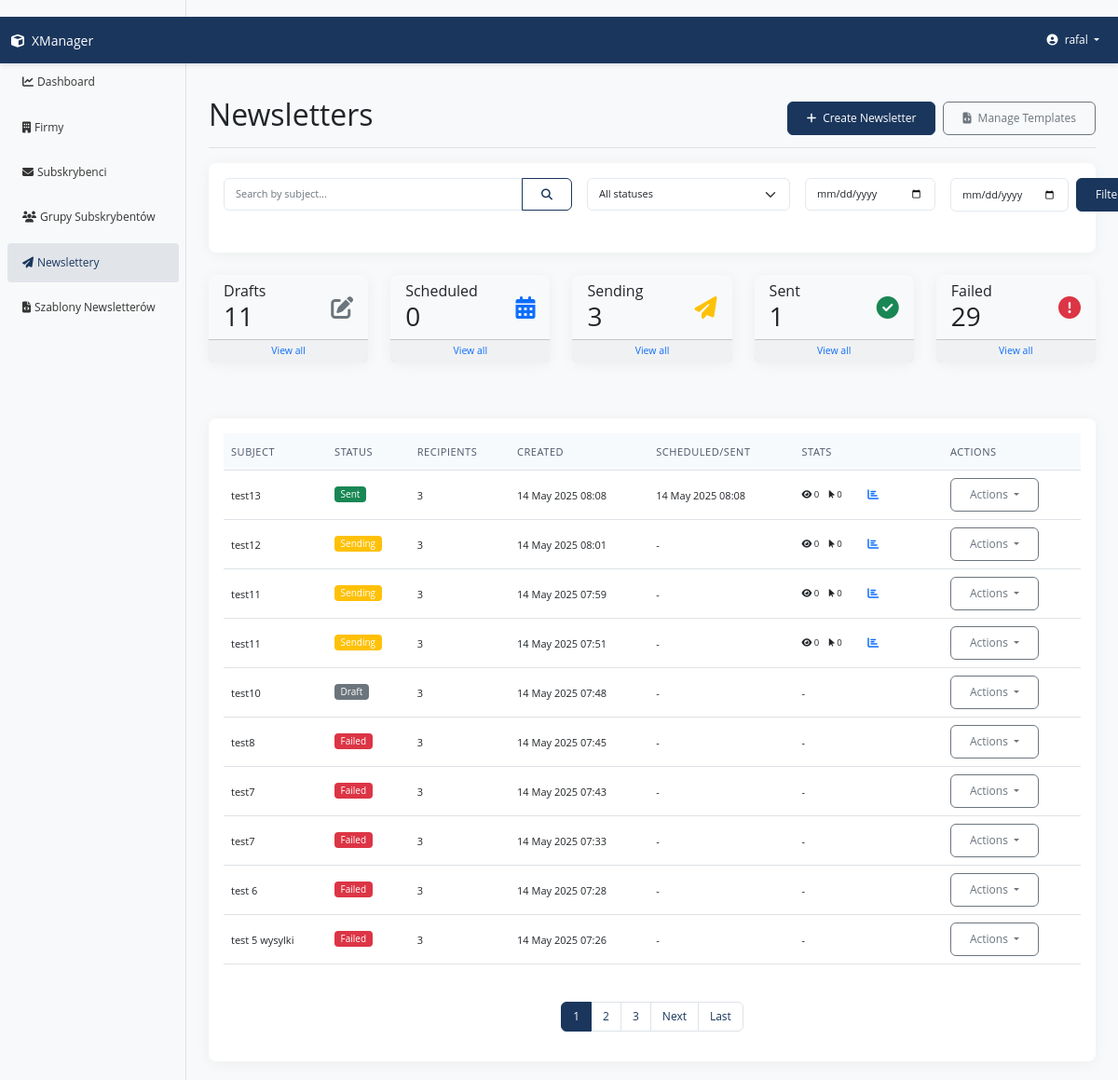
The page /newsletter/ (signed in) on the database its author committed.
### apps/newsletter/models.py (models this page shows, shortened)
class Newsletter(CoreModel):
    STATUS_CHOICES = (
        ('draft', 'Draft'),
        ('scheduled', 'Scheduled'),
        ('sending', 'Sending'),
        ('sent', 'Sent'),
        ('failed', 'Failed'),
    )
    subject = models.CharField(max_length=255, verbose_name="Subject")
    slug = models.SlugField(max_length=255, unique=True,
                            blank=True, verbose_name="Slug")
    content = models.TextField(verbose_name="Content")
    template = models.ForeignKey(
        NewsletterTemplate,
        on_delete=models.SET_NULL,
        null=True,
        blank=True,
        related_name="newsletters",
        verbose_name="Template"
    )
    status = models.CharField(
        max_length=20,
        choices=STATUS_CHOICES,
        default='draft',
        verbose_name="Status"
    )
    scheduled_date = models.DateTimeField(
        null=True,
        blank=True,
        verbose_name="Scheduled date"
    )
    sent_date = models.DateTimeField(
        null=True,
        blank=True,
        verbose_name="Sent date"
    )
    subscribers = models.ManyToManyField(
        Subscriber,
        blank=True,
        related_name="received_newsletters",
        verbose_name="Subscribers"
    )
    subscriber_groups = models.ManyToManyField(
        SubscriberGroup,
        blank=True,
        related_name="received_newsletters",
        verbose_name="Subscriber groups"
    )
    total_recipients = models.IntegerField(
        default=0, verbose_name="Total recipients")
    open_count = models.IntegerField(default=0, verbose_name="Open count")
    click_count = models.IntegerField(default=0, verbose_name="Click count")
    tracking_id = models.UUIDField(
        default=uuid.uuid4, editable=False, verbose_name="Tracking ID")

### apps/newsletter/views.py (the view)
# urls.py: path('', views.NewsletterListView.as_view(), name='newsletter_list'),
class NewsletterListView(LoginRequiredMixin, ListView):
    model = Newsletter
    template_name = 'newsletter/newsletter_list.html'
    context_object_name = 'newsletters'
    paginate_by = 10
    def get_queryset(self):
        queryset = Newsletter.objects.all()
        subject = self.request.GET.get('subject', '')
        status = self.request.GET.get('status', '')
        date_from = self.request.GET.get('date_from', '')
        date_to = self.request.GET.get('date_to', '')
        if subject:
            queryset = queryset.filter(subject__icontains=subject)
        if status:
            queryset = queryset.filter(status=status)
        if date_from:
            queryset = queryset.filter(created_at__gte=date_from)
        if date_to:
            queryset = queryset.filter(created_at__lte=date_to)
        return queryset.order_by('-created_at')
    def get_context_data(self, **kwargs):
        context = super().get_context_data(**kwargs)
        context['filter_form'] = NewsletterFilterForm(self.request.GET or None)
        context['status_counts'] = {
            'draft': Newsletter.objects.filter(status='draft').count(),
            'scheduled': Newsletter.objects.filter(status='scheduled').count(),
            'sending': Newsletter.objects.filter(status='sending').count(),
            'sent': Newsletter.objects.filter(status='sent').count(),
            'failed': Newsletter.objects.filter(status='failed').count(),
        }
        return context

### templates/newsletter/newsletter_list.html (shortened to what this page needs)
{% extends "base.html" %}
{% load static %}
{% block page_title %}Newsletters{% endblock %}
{% block page_actions %}
    <a href="{% url 'newsletter:newsletter_create' %}" class="btn btn-primary">
        <i class="fas fa-plus me-1"></i> Create Newsletter
    </a>
    <a href="{% url 'newsletter:template_list' %}" class="btn btn-outline-secondary ms-2">
        <i class="fas fa-file-code me-1"></i> Manage Templates
    </a>
{% endblock %}
{% block content %}
    <div class="card mb-4">
        <div class="card-body">
            <form method="get" action="{% url 'newsletter:newsletter_list' %}" class="row g-3">
                <div class="col-md-5">
                    <div class="input-group">
                        <input type="text" class="form-control" name="subject" placeholder="Search by subject..."
                               value="{{ request.GET.subject|default:'' }}">
                        <button class="btn btn-outline-primary" type="submit">
                            <i class="fas fa-search"></i>
                        </button>
                    </div>
                </div>
                <div class="col-md-3">
                    <select name="status" class="form-select">
                        <option value="">All statuses</option>
                    </select>
                </div>
                <div class="col-md-2">
                    <input type="date" class="form-control" name="date_from" placeholder="From date"
                           value="{{ request.GET.date_from|default:'' }}">
                </div>
                <div class="col-md-2">
                    <div class="d-flex">
                        <input type="date" class="form-control" name="date_to" placeholder="To date"
                               value="{{ request.GET.date_to|default:'' }}">
                        <button type="submit" class="btn btn-primary ms-2">Filter</button>
                    </div>
                </div>
            </form>
        </div>
    </div>
    <div class="row mb-4">
        <div class="col">
            <div class="card bg-light">
                <div class="card-body py-2">
                    <div class="d-flex justify-content-between align-items-center">
                        <div>
                            <h6 class="mb-0">Drafts</h6>
                            <h3 class="mb-0">{{ status_counts.draft }}</h3>
                        </div>
                        <i class="fas fa-edit text-muted fa-2x"></i>
                    </div>
                </div>
                <div class="card-footer p-1">
                    <a href="?status=draft" class="small text-decoration-none d-block text-center">View all</a>
                </div>
            </div>
        </div>
        <div class="col">
            <div class="card bg-light">
                <div class="card-body py-2">
                    <div class="d-flex justify-content-between align-items-center">
                        <div>
                            <h6 class="mb-0">Scheduled</h6>
                            <h3 class="mb-0">{{ status_counts.scheduled }}</h3>
                        </div>
                        <i class="fas fa-calendar-alt text-primary fa-2x"></i>
                    </div>
                </div>
                <div class="card-footer p-1">
                    <a href="?status=scheduled" class="small text-decoration-none d-block text-center">View all</a>
                </div>
            </div>
        </div>
        <div class="col">
            <div class="card bg-light">
                <div class="card-body py-2">
                    <div class="d-flex justify-content-between align-items-center">
                        <div>
                            <h6 class="mb-0">Sending</h6>
                            <h3 class="mb-0">{{ status_counts.sending }}</h3>
                        </div>
                        <i class="fas fa-paper-plane text-warning fa-2x"></i>
                    </div>
                </div>
                <div class="card-footer p-1">
                    <a href="?status=sending" class="small text-decoration-none d-block text-center">View all</a>
                </div>
            </div>
        </div>
        <div class="col">
            <div class="card bg-light">
                <div class="card-body py-2">
                    <div class="d-flex justify-content-between align-items-center">
                        <div>
                            <h6 class="mb-0">Sent</h6>
                            <h3 class="mb-0">{{ status_counts.sent }}</h3>
                        </div>
                        <i class="fas fa-check-circle text-success fa-2x"></i>
                    </div>
                </div>
                <div class="card-footer p-1">
                    <a href="?status=sent" class="small text-decoration-none d-block text-center">View all</a>
                </div>
            </div>
        </div>
        <div class="col">
            <div class="card bg-light">
                <div class="card-body py-2">
                    <div class="d-flex justify-content-between align-items-center">
                        <div>
                            <h6 class="mb-0">Failed</h6>
                            <h3 class="mb-0">{{ status_counts.failed }}</h3>
                        </div>
                        <i class="fas fa-exclamation-circle text-danger fa-2x"></i>
                    </div>
                </div>
                <div class="card-footer p-1">
                    <a href="?status=failed" class="small text-decoration-none d-block text-center">View all</a>
                </div>
            </div>
        </div>
    </div>
    <div class="card">
        <div class="card-body">
            {% if newsletters %}
                <div class="table-responsive">
                    <table class="table table-hover">
                        <thead>
                            <tr>
                                <th>Subject</th>
                                <th>Status</th>
                                <th>Recipients</th>
                                <th>Created</th>
                                <th>Scheduled/Sent</th>
                                <th>Stats</th>
                                <th>Actions</th>
                            </tr>
                        </thead>
                        <tbody>
                            {% for newsletter in newsletters %}
                                <tr>
                                    <td>
                                        {{ newsletter.subject }}
                                    </td>
                                    <td>
                                        {% if newsletter.status == 'draft' %}
                                            <span class="badge bg-secondary">Draft</span>
                                        {% elif newsletter.status == 'scheduled' %}
                                            <span class="badge bg-primary">Scheduled</span>
                                        {% elif newsletter.status == 'sending' %}
                                            <span class="badge bg-warning">Sending</span>
                                        {% elif newsletter.status == 'sent' %}
                                            <span class="badge bg-success">Sent</span>
                                        {% elif newsletter.status == 'failed' %}
                                            <span class="badge bg-danger">Failed</span>
                                        {% endif %}
                                    </td>
                                    <td>{{ newsletter.total_recipients }}</td>
                                    <td>{{ newsletter.created_at|date:"d M Y H:i" }}</td>
                                    <td>
                                        {% if newsletter.status == 'scheduled' %}
                                            {{ newsletter.scheduled_date|date:"d M Y H:i" }}
                                        {% elif newsletter.status == 'sent' %}
                                            {{ newsletter.sent_date|date:"d M Y H:i" }}
                                        {% else %}
                                            -
                                        {% endif %}
                                    </td>
                                    <td>
                                        {% if newsletter.status == 'sent' or newsletter.status == 'sending' %}
                                            <small>
                                                <i class="fas fa-eye"></i> {{ newsletter.open_count }}
                                                <i class="fas fa-mouse-pointer ms-2"></i> {{ newsletter.click_count }}
                                                <button class="btn btn-sm btn-link p-0 ms-1" data-bs-toggle="tooltip" title="View detailed stats in future version">
                                                    <i class="fas fa-chart-bar text-primary"></i>
                                                </button>
                                            </small>
                                        {% else %}
                                            -
                                        {% endif %}
                                    </td>
                                    <td>
                                        <div class="dropdown">
                                            <button class="btn btn-sm btn-outline-secondary dropdown-toggle" type="button" id="actionDropdown{{ newsletter.id }}" data-bs-toggle="dropdown" aria-expanded="false">
                                                Actions
                                            </button>
                                        </div>
                                    </td>
                                </tr>
                            {% endfor %}
                        </tbody>
                    </table>
                </div>
                {% if is_paginated %}
                    <nav aria-label="Pagination" class="mt-4">
                        <ul class="pagination justify-content-center">
                            {% for num in paginator.page_range %}
                                {% if page_obj.number == num %}
                                    <li class="page-item active">
                                        <span class="page-link">{{ num }}</span>
                                    </li>
                                {% elif num > page_obj.number|add:'-3' and num < page_obj.number|add:'3' %}
                                    <li class="page-item">
                                        <a class="page-link" href="?page={{ num }}">{{ num }}</a>
                                    </li>
                                {% endif %}
                            {% endfor %}
                            {% if page_obj.has_next %}
                                <li class="page-item">
                                    <a class="page-link" href="?page={{ page_obj.next_page_number }}">Next</a>
                                </li>
                                <li class="page-item">
                                    <a class="page-link" href="?page={{ paginator.num_pages }}">Last</a>
                                </li>
                            {% endif %}
                        </ul>
                    </nav>
                {% endif %}
            {% endif %}
        </div>
    </div>
{% endblock %}

### templates/navbar.html (shortened to what this page needs)
    <nav class="navbar navbar-expand-lg navbar-dark bg-primary sticky-top">
        <div class="container-fluid">
            <a class="navbar-brand" href="{% url 'home' %}">
                <i class="fas fa-cube me-2"></i>XManager
            </a>
            <div class="collapse navbar-collapse" id="navbarNav">
                <ul class="navbar-nav">
                    <li class="nav-item dropdown">
                        <a class="nav-link dropdown-toggle" href="#" id="userDropdown" role="button" data-bs-toggle="dropdown" aria-expanded="false">
                            <i class="fas fa-user-circle me-1"></i> {{ request.user.username }}
                        </a>
                    </li>
                </ul>
            </div>
        </div>
    </nav>

### rows shown on the page
Newsletter: subject "test13", status "Sent", total_recipients "3", created_at "14 May 2025 08:08", sent_date "14 May 2025 08:08", open_count "0", click_count "0"
Newsletter: subject "test12", status "Sending", total_recipients "3", created_at "14 May 2025 08:01", open_count "0", click_count "0"
Newsletter: subject "test11", status "Sending", total_recipients "3", created_at "14 May 2025 07:59", open_count "0", click_count "0"
Newsletter: subject "test11", status "Sending", total_recipients "3", created_at "14 May 2025 07:51", open_count "0", click_count "0"
Newsletter: subject "test10", status "Draft", total_recipients "3", created_at "14 May 2025 07:48"
Newsletter: subject "test8", status "Failed", total_recipients "3", created_at "14 May 2025 07:45"
Newsletter: subject "test7", status "Failed", total_recipients "3", created_at "14 May 2025 07:43"
Newsletter: subject "test7", status "Failed", total_recipients "3", created_at "14 May 2025 07:33"
Newsletter: subject "test 6", status "Failed", total_recipients "3", created_at "14 May 2025 07:28"
Newsletter: subject "test 5 wysylki", status "Failed", total_recipients "3", created_at "14 May 2025 07:26"

### other values the page prints
{{ request.user.username }} "rafal"
{{ status_counts.draft }} "11"
{{ status_counts.scheduled }} "0"
{{ status_counts.sending }} "3"
{{ status_counts.sent }} "1"
{{ status_counts.failed }} "29"
{{ num }} "1"
{{ num }} "2" "3"
